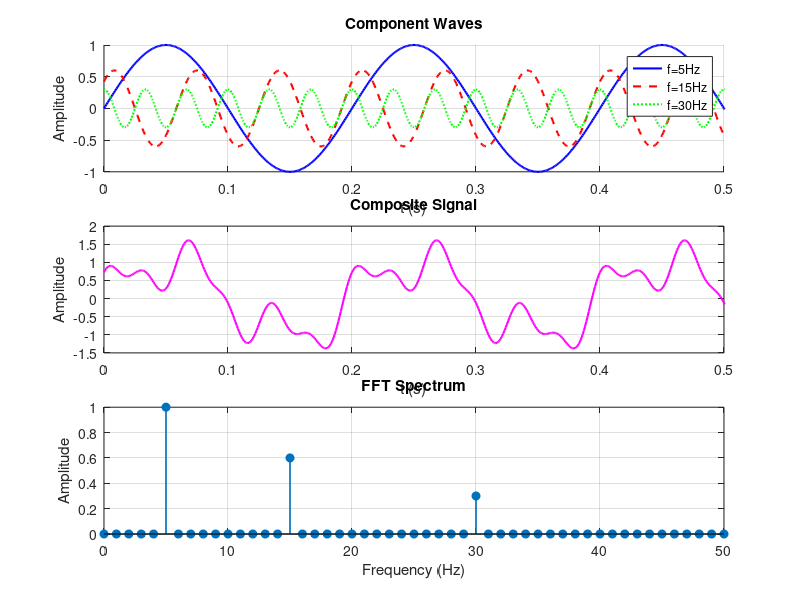

Recreate this plot in MATLAB. (Note: this script raises an error after producing the figure.)
% =========================================================
% SIN_WAVE_SIM.M - Mô phỏng dạng sóng Sin
% Tác giả: Antigravity Agent | MATLAB R2024a
% Ngày: 16/03/2026
% =========================================================

clear; clc;

%% --- Tham số mô phỏng ---
fs     = 1000;          % Tần số lấy mẫu (Hz)
T      = 1;             % Thời gian mô phỏng (giây)
t      = 0:1/fs:T-1/fs; % Vector thời gian

f1     = 5;    A1 = 1.0; phi1 = 0;
f2     = 15;   A2 = 0.6; phi2 = pi/4;
f3     = 30;   A3 = 0.3; phi3 = pi/2;

%% --- Tạo sóng sin ---
s1 = A1 * sin(2*pi*f1*t + phi1);
s2 = A2 * sin(2*pi*f2*t + phi2);
s3 = A3 * sin(2*pi*f3*t + phi3);
s_composite = s1 + s2 + s3;

%% --- FFT ---
N   = length(t);
S   = abs(fft(s_composite)/N);
S_one_sided = 2 * S(1:N/2+1);
f_one_sided = (0:N/2) * fs/N;

%% --- Plot ---
figure('Position', [100,100,1200,700]);
subplot(3,2,[1 2]); hold on;
plot(t, s1,'b-','LineWidth',1.5,'DisplayName',sprintf('f=%dHz',f1));
plot(t, s2,'r--','LineWidth',1.5,'DisplayName',sprintf('f=%dHz',f2));
plot(t, s3,'g:','LineWidth',1.5,'DisplayName',sprintf('f=%dHz',f3));
hold off; xlabel('t (s)'); ylabel('Amplitude'); title('Component Waves'); legend; grid on; xlim([0 0.5]);

subplot(3,2,[3 4]);
plot(t, s_composite,'m-','LineWidth',1.5);
xlabel('t (s)'); ylabel('Amplitude'); title('Composite Signal'); grid on; xlim([0 0.5]);

subplot(3,2,[5 6]);
stem(f_one_sided, S_one_sided,'filled','LineWidth',1.2);
xlabel('Frequency (Hz)'); ylabel('Amplitude'); title('FFT Spectrum'); xlim([0 50]); grid on;

sgtitle('Sin Wave Simulation — MATLAB R2024a','FontSize',14,'FontWeight','bold');
saveas(gcf, 'sin_wave_result.png');

fprintf('RMS=%.4f V | Peak=%.4f V | Energy=%.4f J/Ohm\n', rms(s_composite), max(abs(s_composite)), sum(s_composite.^2)/fs);
